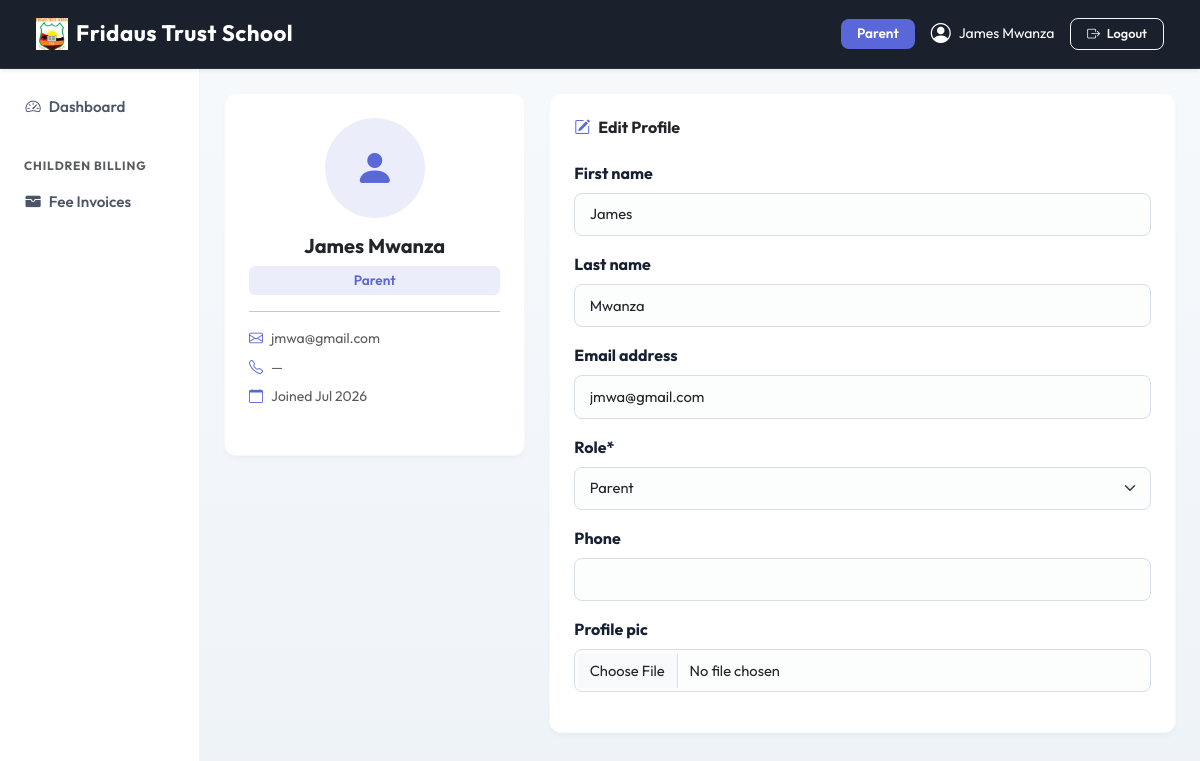
Screenshot of /accounts/profile/ (signed in) with the database file from the repository.
### apps/dashboard/models.py (models this page shows, shortened)
class SchoolSettings(models.Model):
    school_name    = models.CharField(max_length=200, default='SchoolMS')
    logo           = models.ImageField(upload_to='school/logo/', blank=True, null=True)
    favicon        = models.ImageField(upload_to='school/favicon/', blank=True, null=True)
    primary_color  = models.CharField(max_length=7, default='#5a67d8', help_text='Hex color e.g. #5a67d8')
    secondary_color= models.CharField(max_length=7, default='#4c51bf')
    sidebar_color  = models.CharField(max_length=7, default='#ffffff')
    navbar_color   = models.CharField(max_length=7, default='#1a202c')
    address        = models.TextField(blank=True)
    phone          = models.CharField(max_length=20, blank=True)
    email          = models.EmailField(blank=True)
    website        = models.URLField(blank=True)
    class Meta:
        verbose_name = 'School Settings'
    @classmethod
    def get(cls):
        obj, _ = cls.objects.get_or_create(pk=1)
        return obj

### apps/accounts/models.py (models this page shows, shortened)
class User(AbstractUser):
    ROLE_CHOICES = (
        ('superadmin', 'Super Admin'),
        ('admin', 'Admin'),
        ('teacher', 'Teacher'),
        ('student', 'Student'),
        ('parent', 'Parent'),
    )
    role = models.CharField(max_length=20, choices=ROLE_CHOICES)
    phone = models.CharField(max_length=20, blank=True, null=True)
    profile_pic = models.ImageField(upload_to='profile_pictures/', blank=True, null=True)
    created_at = models.DateTimeField(auto_now_add=True)
    @property
    def is_admin(self):
        return self.role in ['superadmin', 'admin'] or self.is_superuser
    @property
    def is_teacher(self):
        return self.role == 'teacher'
    @property
    def is_student(self):
        return self.role == 'student'
    @property
    def is_parent(self):
        return self.role == 'parent'

### apps/accounts/views.py (the view)
# urls.py: path('profile/',        views.profile,     name='profile'),
@login_required
def profile(request):
    form = UserUpdateForm(request.POST or None, request.FILES or None, instance=request.user)
    if request.method == 'POST' and form.is_valid():
        form.save()
        messages.success(request, 'Profile updated.')
        return redirect('accounts:profile')
    return render(request, 'accounts/profile.html', {'form': form})

### apps/accounts/forms.py
class UserUpdateForm(forms.ModelForm):
    class Meta:
        model = User
        fields = ['first_name', 'last_name', 'email', 'role', 'phone', 'profile_pic']

### apps/dashboard/context_processors.py (called while the page is built)
def school_settings(request):
    return {'school_settings': SchoolSettings.get()}

### templates/accounts/profile.html (shortened to what this page needs)
{% extends 'base.html' %}
{% load crispy_forms_tags %}
{% block content %}
<div class="row">
  <div class="col-lg-4 mb-4">
    <div class="card shadow-sm border-0 text-center p-4">
      {% if user.profile_pic %}
        <img src="{{ user.profile_pic.url }}" class="rounded-circle mx-auto d-block mb-3 border border-3"
             style="width:100px; height:100px; object-fit:cover; border-color: var(--school-primary) !important;">
      {% else %}
        <div class="mx-auto d-flex align-items-center justify-content-center rounded-circle mb-3 bg-primary-subtle"
             style="width:100px;height:100px;">
          <i class="bi bi-person-fill text-primary" style="font-size:2.5rem;"></i>
        </div>
      {% endif %}
      <h5 class="fw-bold mb-0">{{ user.get_full_name|default:user.username }}</h5>
      <span class="badge bg-primary-subtle text-primary mt-2 px-3 py-2 text-capitalize" style="border-radius:6px; font-size:0.85rem;">
        {{ user.get_role_display }}
      </span>
      <hr>
      <ul class="list-unstyled text-start text-muted small">
        <li class="mb-2"><i class="bi bi-envelope me-2 text-primary"></i>{{ user.email|default:"—" }}</li>
        <li class="mb-2"><i class="bi bi-telephone me-2 text-primary"></i>{{ user.phone|default:"—" }}</li>
        <li class="mb-2"><i class="bi bi-calendar me-2 text-primary"></i>Joined {{ user.date_joined|date:"M Y" }}</li>
      </ul>
    </div>
  </div>
  <div class="col-lg-8">
    <div class="card shadow-sm border-0 p-4">
      <h6 class="fw-bold mb-4 text-dark">
        <i class="bi bi-pencil-square text-primary me-2"></i>Edit Profile
      </h6>
      <form method="post" enctype="multipart/form-data">
        {% crispy form %}
      </form>
    </div>
  </div>
</div>
{% endblock %}

### templates/base.html (shortened to what this page needs)
{% load static %}
<!DOCTYPE html>
<html lang="en">
<head>
  <link href="https://cdn.jsdelivr.net/npm/bootstrap@5.3.2/dist/css/bootstrap.min.css" rel="stylesheet">
  <link href="https://cdn.jsdelivr.net/npm/bootstrap-icons@1.11.3/font/bootstrap-icons.css" rel="stylesheet">
  <link href="https://cdnjs.cloudflare.com/ajax/libs/toastr.js/latest/toastr.min.css" rel="stylesheet">
  <link href="{% static 'css/modern.css' %}" rel="stylesheet">
  <link href="https://cdn.jsdelivr.net/npm/select2@4.1.0-rc.0/dist/css/select2.min.css" rel="stylesheet">
  <link href="https://cdn.jsdelivr.net/npm/select2-bootstrap-5-theme@1.3.0/dist/select2-bootstrap-5-theme.min.css" rel="stylesheet">
</head>
<body>
{% if user.is_authenticated %}
<nav class="navbar navbar-expand-lg navbar-dark sticky-top d-print-none shadow-sm"
     style="background-color: {{ school_settings.navbar_color|default:'#1a202c' }} !important;">
  <div class="container-fluid">
    <a class="navbar-brand fw-bold text-white d-flex align-items-center gap-2" href="/">
      {% if school_settings.logo %}
        <img src="{{ school_settings.logo.url }}" height="32" style="object-fit:contain;" alt="{{ school_settings.school_name }}">
      {% else %}
        <i class="bi bi-shield-check" style="color: var(--school-primary);"></i>
      {% endif %}
      <span>{{ school_settings.school_name|default:"SchoolMS" }}</span>
    </a>
    <div class="collapse navbar-collapse" id="navbarNav">
      <div class="ms-auto d-flex align-items-center gap-3 mt-2 mt-lg-0">
        <span class="badge bg-primary px-3 py-2 text-capitalize" style="font-size: 0.85rem;">{{ user.get_role_display }}</span>
        <a href="{% url 'accounts:profile' %}" class="text-white text-decoration-none d-flex align-items-center gap-2 small">
          {% if user.profile_pic %}
            <img src="{{ user.profile_pic.url }}" class="rounded-circle border border-2 border-white" width="32" height="32" style="object-fit:cover">
          {% else %}
            <i class="bi bi-person-circle fs-5"></i>
          {% endif %}
          <span class="d-none d-sm-inline">{{ user.get_full_name|default:user.username }}</span>
        </a>
        <a href="{% url 'accounts:logout' %}" class="btn btn-outline-light btn-sm px-3"><i class="bi bi-box-arrow-right me-1"></i> Logout</a>
      </div>
    </div>
  </div>
</nav>
<div class="container-fluid">
  <div class="row">
    <aside class="col-lg-2 col-md-3 d-none d-md-block pt-3 px-0 border-end" id="sidebar">
  {% include 'partials/sidebar.html' %}
</aside>
    <main class="col-lg-10 col-md-9 ms-sm-auto px-md-4 py-4 animate-fade-in">
      {% block content %}{% endblock %}
    </main>
  </div>
</div>
{% else %}
  {% block auth_content %}{% endblock %}
{% endif %}
</body>
</html>

### static/css/modern.css (style rules this page uses)
:root { --primary-hsl: 235, 65%, 60%; --success-hsl: 150, 60%, 45%; --warning-hsl: 35, 85%, 55%; --danger-hsl: 355, 75%, 55%; --info-hsl: 185, 70%, 45%; --dark-hsl: 220, 30%, 12%; --bg-hsl: 220, 20%, 97%; --card-bg-hsl: 0, 0%, 100%; --text-muted-hsl: 220, 10%, 50%; --border-radius-sm: 8px; --border-radius-md: 14px; --border-radius-lg: 20px; --shadow-sm: 0 4px 6px -1px rgba(0, 0, 0, 0.05), 0 2px 4px -1px rgba(0, 0, 0, 0.03); --shadow-md: 0 10px 15px -3px rgba(0, 0, 0, 0.06), 0 4px 6px -2px rgba(0, 0, 0, 0.04); --shadow-lg: 0 20px 25px -5px rgba(0, 0, 0, 0.08), 0 10px 10px -5px rgba(0, 0, 0, 0.04); --transition-smooth: all 0.3s cubic-bezier(0.4, 0, 0.2, 1); }
body { font-family: 'Outfit', sans-serif; background-color: hsl(var(--bg-hsl)); color: hsl(var(--dark-hsl)); -webkit-font-smoothing: antialiased; }
.card { border: 1px solid rgba(0, 0, 0, 0.035) !important; border-radius: var(--border-radius-md) !important; box-shadow: var(--shadow-sm); background: #ffffff; transition: var(--transition-smooth); }
#sidebar { background-color: #ffffff; border-right: 1px solid rgba(0, 0, 0, 0.045) !important; padding-top: 1.25rem; }
.btn { border-radius: 10px; font-weight: 600; padding: 0.55rem 1.25rem; font-size: 0.9rem; transition: var(--transition-smooth); }
.btn-sm { padding: 0.35rem 0.9rem; font-size: 0.8rem; border-radius: 8px; }
.badge { padding: 0.45em 0.85em; font-weight: 600; font-size: 0.75rem; border-radius: 8px; }
.form-control, .form-select { border-radius: 10px; border: 1px solid #cbd5e0; padding: 0.6rem 0.9rem; font-size: 0.92rem; transition: var(--transition-smooth); background-color: #fcfdfd; }
.table-responsive, main, .content-wrapper { overflow: visible !important; }
body { height: 100vh !important; max-height: 100vh !important; overflow: hidden !important; }
.container-fluid > .row { height: calc(100vh - 60px); overflow: hidden !important; display: flex; flex-wrap: nowrap; }
#sidebar { height: 100% !important; overflow-y: auto !important; overflow-x: hidden; }
main { height: 100% !important; flex: 1; overflow-y: auto !important; overflow-x: hidden; }
:root { --surface: #ffffff; --surface-muted: #f6f8fb; --ink: #172033; --ink-soft: #526071; --line: #e6ebf2; --accent-blue: #2563eb; --accent-teal: #0f766e; --accent-amber: #b45309; --accent-rose: #be123c; --accent-violet: #6d28d9; --shadow-soft: 0 10px 28px rgba(15, 23, 42, 0.07); --shadow-subtle: 0 1px 2px rgba(15, 23, 42, 0.06); }
body { background: linear-gradient(180deg, #f7fafc 0%, #eef3f8 100%) !important; color: var(--ink); }
main { padding-top: 1.5rem !important; }
.form-control, .form-select { border-color: #d7dee8; border-radius: 8px; min-height: 42px; }
.form-label, label { color: var(--ink); font-weight: 700; }

### rows the page displays
SchoolSettings: logo (picture), school_name "Fridaus Trust School"
User: role "Parent", get_full_name "James Mwanza", email "jmwa@gmail.com", phone "—", date_joined "Jul 2026", first_name "James", last_name "Mwanza"
